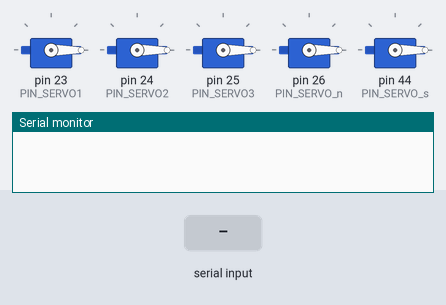
The sketch below on a simulated Arduino Mega 2560, built with avr-gcc and run on an emulated ATmega2560. On the bench: 5 × servo, the last lines printed to the serial monitor. Inputs (shaded band) come from the test bench.

Above: at 1.2 s.
1.3 s: "1" received over the second serial link
At 2.5 s:
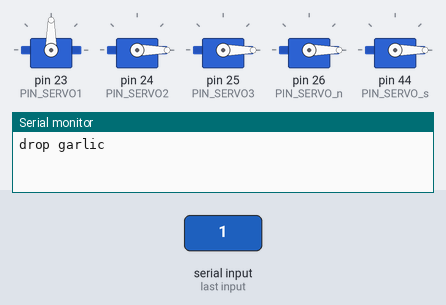
4.3 s: "s" received over the second serial link
At 5.2 s:
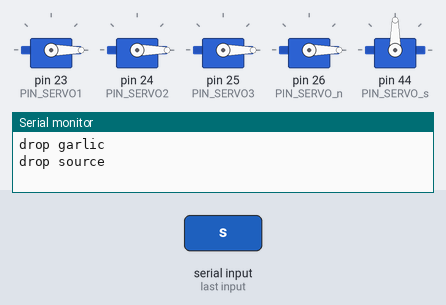
7.3 s: "n" received over the second serial link
At 8.5 s:
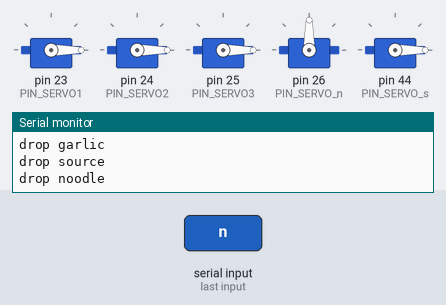
10.3 s: "2" received over the second serial link
At 11.5 s:
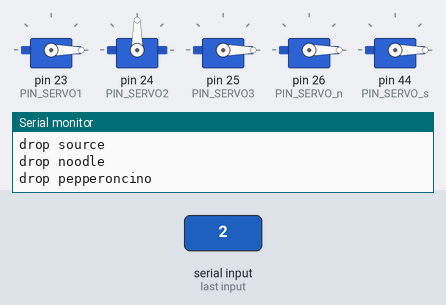
13.3 s: "3" received over the second serial link
At 14.5 s:
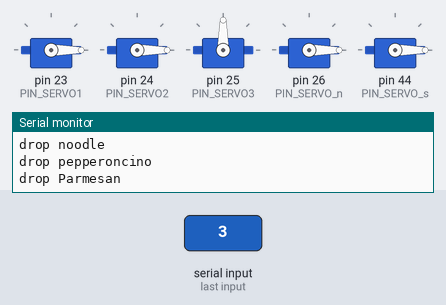
Timing chart, 0 to 16.7 s (numbered marks = the images above; inputs shaded):
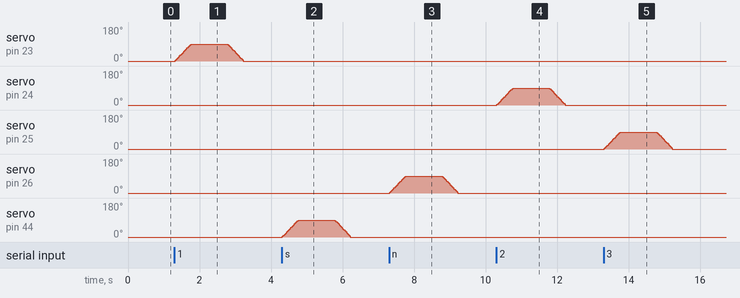

The sketch:

mega_servo_moter.ino
```cpp
#include <Servo.h> // Servo 함수 호출
Servo myservo1;
Servo myservo2;
Servo myservo3;
Servo servo_noodle;
Servo servo_source;

#define PIN_SERVO1 (23) // 마늘
#define PIN_SERVO2 (24) // 페퍼론치노
#define PIN_SERVO3 (25) // 파마산가루
#define PIN_SERVO_n (26) // 면
#define PIN_SERVO_s (44) //소스
char s_moter_on;
int pos;

void setup() {
  // put your setup code here, to run once:
  Serial.begin(9600);
  Serial1.begin(9600);

  // servo init
  myservo1.attach(PIN_SERVO1); // 마늘
  myservo2.attach(PIN_SERVO2); // 페퍼론치노
  myservo3.attach(PIN_SERVO3); // 파마산가루
  servo_noodle.attach(PIN_SERVO_n);
  servo_source.attach(PIN_SERVO_s);
  myservo1.write(0);
  myservo2.write(0);
  myservo3.write(0);
  servo_noodle.write(0);
  servo_source.write(0);
}

void loop() {
  // put your main code here, to run repeatedly:
  if(Serial1.available()){
    s_moter_on = (char)Serial1.read();

    // 재료1칸(마늘) 서보모터 작동
    if(s_moter_on=='1'){
      Serial.println("drop garlic");
      for (pos = 0; pos <= 90; pos += 3) {
        myservo1.write(pos);
        delay(15);
      }
      delay(1000);
      for (pos = 90; pos >= 0; pos -= 3) {
        myservo1.write(pos);
        delay(15);
      }
    }

    //소스칸 서보모터 작동
    else if(s_moter_on=='s'){
      Serial.println("drop source");
      for (pos = 0; pos <= 90; pos += 3) {
        servo_source.write(pos);
        delay(15);
      }
      delay(1000);
      for (pos = 90; pos >= 0; pos -= 3) {
        servo_source.write(pos);
        delay(15);
      }
    }


     //면 칸 서보모터 작동
     else if(s_moter_on=='n'){
      Serial.println("drop noodle");
      for (pos = 0; pos <= 90; pos += 3) {
        servo_noodle.write(pos);
        delay(15);
      }
      delay(1000);
      for (pos = 90; pos >= 0; pos -= 3) {
        servo_noodle.write(pos);
        delay(15);
      }
     }

     //두번째 재료칸(페퍼론치노) 서보모터 작동
     else if(s_moter_on=='2'){
      Serial.println("drop pepperoncino");
      for (pos = 0; pos <= 90; pos += 3) {
        myservo2.write(pos);
        delay(15);
      }
      delay(1000);
      for (pos = 90; pos >= 0; pos -= 3) {
        myservo2.write(pos);
        delay(15);
      }
     }


      //세번째 재료칸(파마산가루) 서보모터 작동
      else if(s_moter_on=='3'){
      Serial.println("drop Parmesan");
      for (pos = 0; pos <= 90; pos += 3) {
        myservo3.write(pos);
        delay(15);
      }
      delay(1000);
      for (pos = 90; pos >= 0; pos -= 3) {
        myservo3.write(pos);
        delay(15);
      }
     }
  }
}
```

Measured:
- after the input at 1.3 s, servo on pin 23 (PIN_SERVO1): rises from 0° to 90° in 0.45 s, then falls to 0° in 1.5 s
- after the input at 4.3 s, servo on pin 44 (PIN_SERVO_s): rises from 0° to 90° in 0.45 s, then falls to 0° in 1.5 s
- after the input at 7.3 s, servo on pin 26 (PIN_SERVO_n): rises from 0° to 90° in 0.45 s, then falls to 0° in 1.5 s
- after the input at 10.3 s, servo on pin 24 (PIN_SERVO2): rises from 0° to 90° in 0.45 s, then falls to 0° in 1.5 s
- after the input at 13.3 s, servo on pin 25 (PIN_SERVO3): rises from 0° to 90° in 0.45 s, then falls to 0° in 1.5 s
